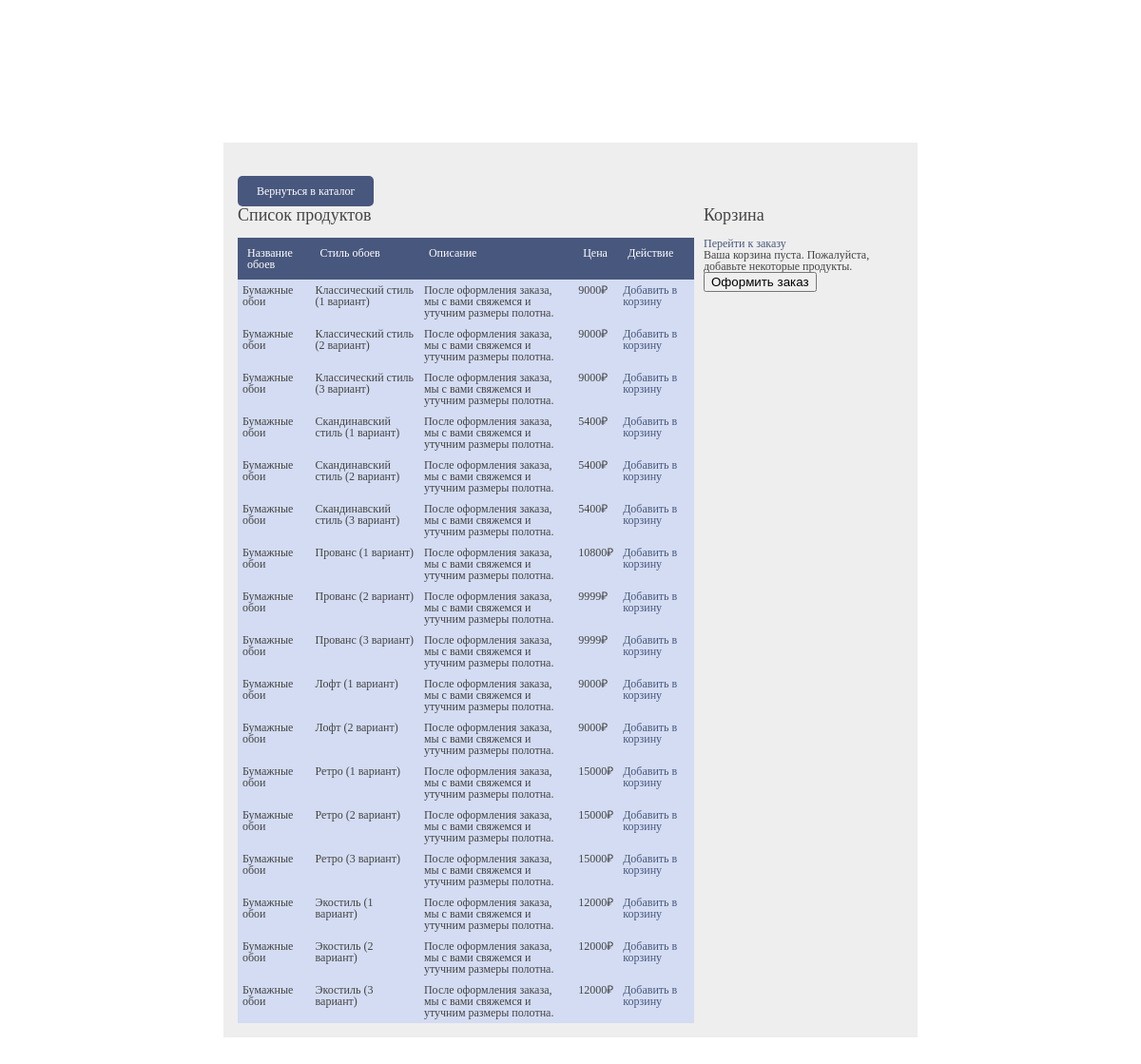
Page /cart1/index.php (signed in) on the committed database.
### tables this page shows
CREATE TABLE `wallpaper` (
  `id` int NOT NULL,
  `name_wall` varchar(100) NOT NULL,
  `style_wall` varchar(100) NOT NULL,
  `description` varchar(200) NOT NULL,
  `price` float NOT NULL
);

### cart1/products.php (the view, shortened to what this page needs)
<h1>Список продуктов</h1>
<table>
	<tr>
		<th>Название обоев</th>
		<th>Стиль обоев</th>
		<th>Описание</th>
		<th>Цена</th>
		<th>Действие</th>
	</tr>
	<?php
	$query = "SELECT * FROM wallpaper WHERE id BETWEEN 19 AND 35 ORDER BY name_wall ASC";
	$result = mysqli_query($connection, $query);
	while ($row = mysqli_fetch_array($result)) {
	?>
		<tr>
		    <td><?php echo $row['name_wall'] ?></td>
			<td><?php echo $row['style_wall'] ?></td>
		    <td><?php echo $row['description'] ?></td>
		    <td><?php echo $row['price'] ?>₽</td>
		    <td><a href="index.php?page=products&action=add&id=<?php echo $row['id'] ?>">Добавить в корзину</a></td>
		</tr>
	<?php
		}
	?>
</table>

### cart1/css/style.css (style rules this page uses)
body { font-family: Verdana; font-size: 12px; color: #444; }
a { color: #48577D; text-decoration: none; }
h1, h2 { margin-bottom: 15px }
h1 { font-size: 18px; }
#main table { width: 480px; }
#main table th { padding: 10px; background-color: #48577D; color: #fff; text-align: left; }
#main table td { padding: 5px; }
#main table tr { background-color: #d3dcf2; }

### rows in the picture
wallpaper: name_wall "Бумажные обои", style_wall "Классический стиль (1 вариант)", description "После оформления заказа, мы с вами свяжемся и утучним размеры полотна.", price "9000"
wallpaper: name_wall "Бумажные обои", style_wall "Классический стиль (2 вариант)", description "После оформления заказа, мы с вами свяжемся и утучним размеры полотна.", price "9000"
wallpaper: name_wall "Бумажные обои", style_wall "Классический стиль (3 вариант)", description "После оформления заказа, мы с вами свяжемся и утучним размеры полотна.", price "9000"
wallpaper: name_wall "Бумажные обои", style_wall "Скандинавский стиль (1 вариант)", description "После оформления заказа, мы с вами свяжемся и утучним размеры полотна.", price "5400"
wallpaper: name_wall "Бумажные обои", style_wall "Скандинавский стиль (2 вариант)", description "После оформления заказа, мы с вами свяжемся и утучним размеры полотна.", price "5400"
wallpaper: name_wall "Бумажные обои", style_wall "Скандинавский стиль (3 вариант)", description "После оформления заказа, мы с вами свяжемся и утучним размеры полотна.", price "5400"
wallpaper: name_wall "Бумажные обои", style_wall "Прованс (1 вариант)", description "После оформления заказа, мы с вами свяжемся и утучним размеры полотна.", price "10800"
wallpaper: name_wall "Бумажные обои", style_wall "Прованс (2 вариант)", description "После оформления заказа, мы с вами свяжемся и утучним размеры полотна.", price "9999"
wallpaper: name_wall "Бумажные обои", style_wall "Прованс (3 вариант)", description "После оформления заказа, мы с вами свяжемся и утучним размеры полотна.", price "9999"
wallpaper: name_wall "Бумажные обои", style_wall "Лофт (1 вариант)", description "После оформления заказа, мы с вами свяжемся и утучним размеры полотна.", price "9000"
wallpaper: name_wall "Бумажные обои", style_wall "Лофт (2 вариант)", description "После оформления заказа, мы с вами свяжемся и утучним размеры полотна.", price "9000"
wallpaper: name_wall "Бумажные обои", style_wall "Ретро (1 вариант)", description "После оформления заказа, мы с вами свяжемся и утучним размеры полотна.", price "15000"
wallpaper: name_wall "Бумажные обои", style_wall "Ретро (2 вариант)", description "После оформления заказа, мы с вами свяжемся и утучним размеры полотна.", price "15000"
wallpaper: name_wall "Бумажные обои", style_wall "Ретро (3 вариант)", description "После оформления заказа, мы с вами свяжемся и утучним размеры полотна.", price "15000"
wallpaper: name_wall "Бумажные обои", style_wall "Экостиль (1 вариант)", description "После оформления заказа, мы с вами свяжемся и утучним размеры полотна.", price "12000"
wallpaper: name_wall "Бумажные обои", style_wall "Экостиль (2 вариант)", description "После оформления заказа, мы с вами свяжемся и утучним размеры полотна.", price "12000"
wallpaper: name_wall "Бумажные обои", style_wall "Экостиль (3 вариант)", description "После оформления заказа, мы с вами свяжемся и утучним размеры полотна.", price "12000"
